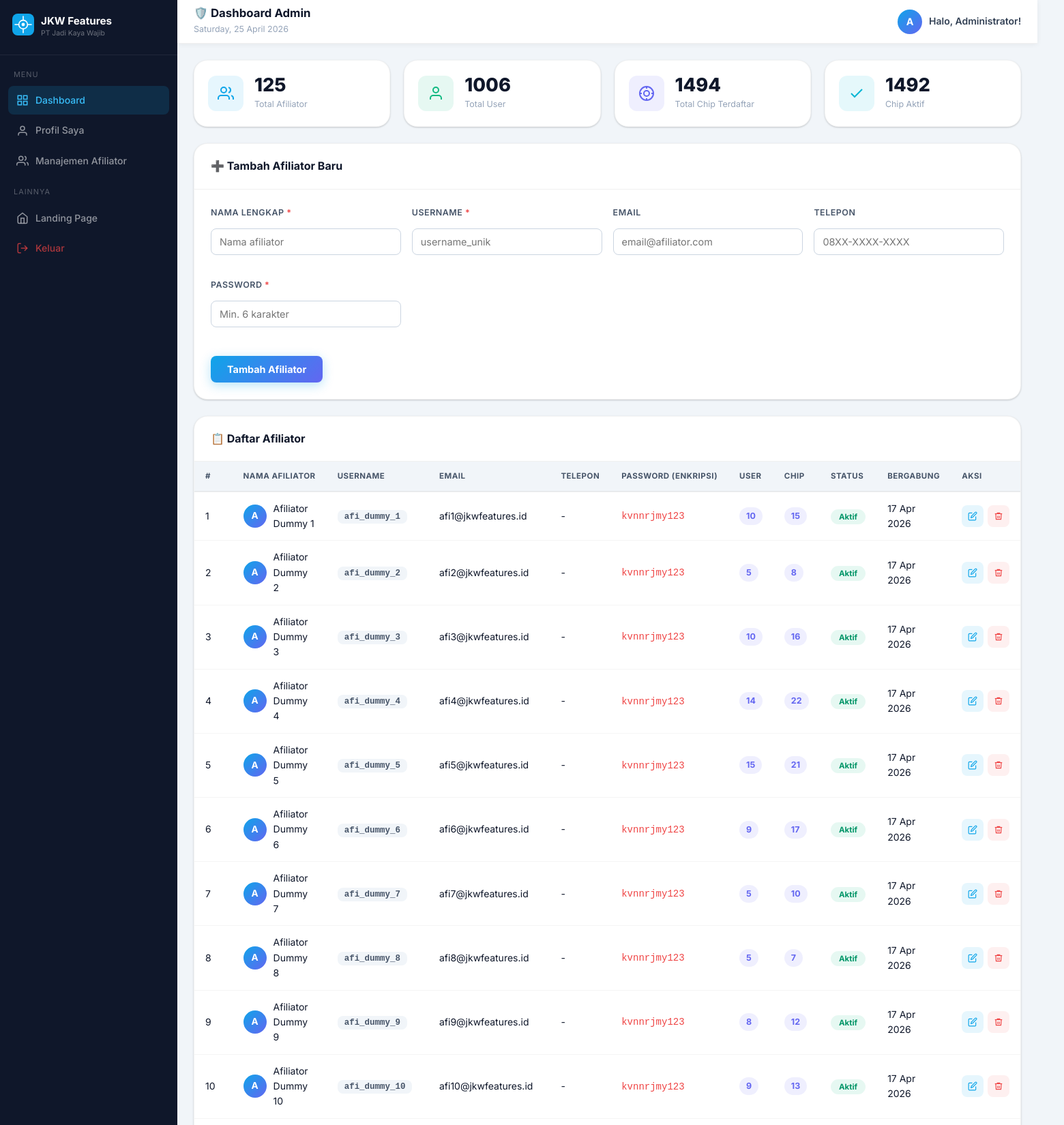
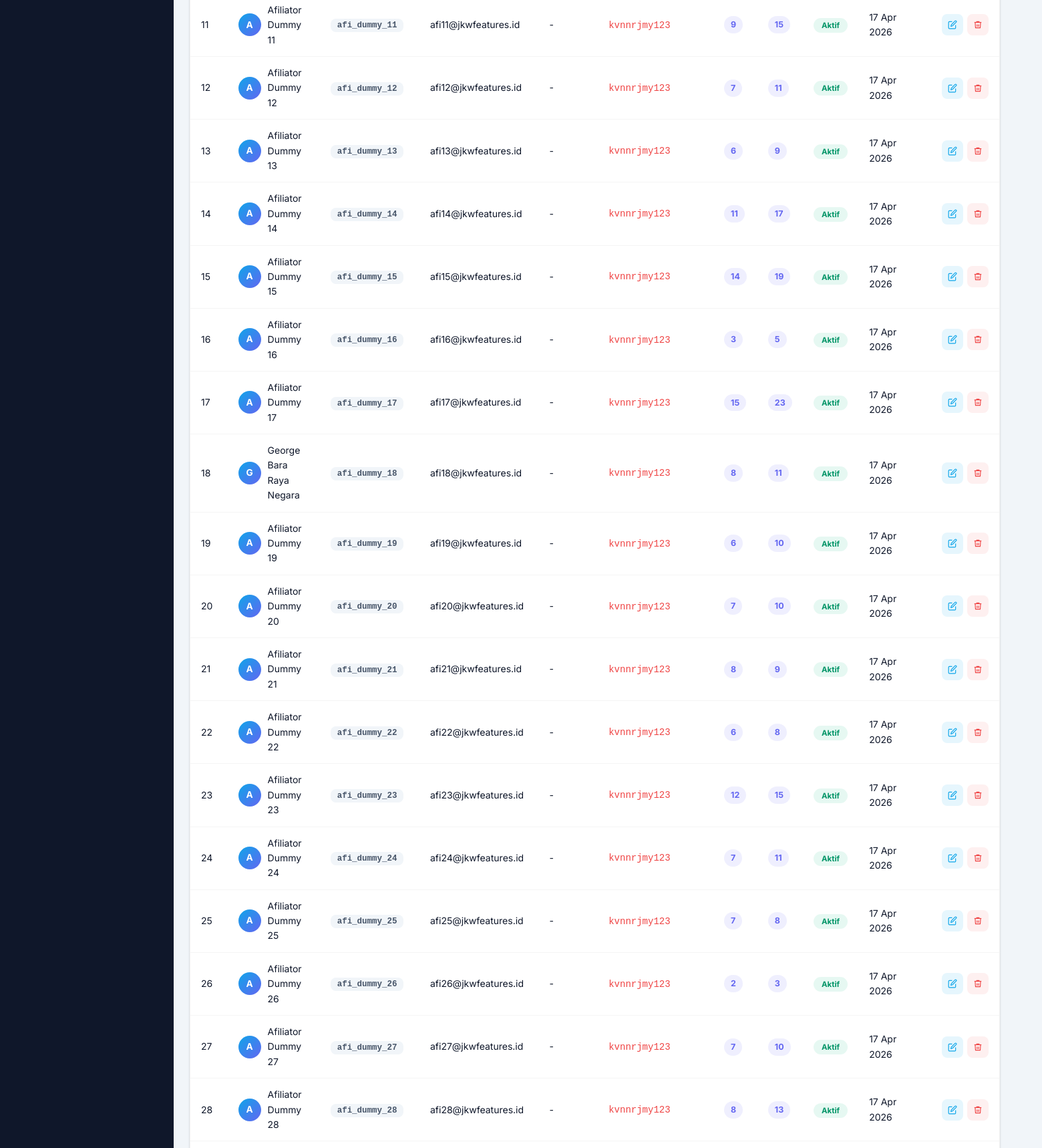
/dashboard.php (signed in, upper part), run on the app's committed database (2 pictures, top to bottom).
### tables this page shows
CREATE TABLE `users` (
  `id` int(11) NOT NULL,
  `nama` varchar(150) NOT NULL,
  `username` varchar(50) NOT NULL,
  `password` varchar(255) NOT NULL,
  `email` varchar(100) DEFAULT NULL,
  `telepon` varchar(20) DEFAULT NULL,
  `role` enum('admin','afiliator','user') DEFAULT 'user',
  `afiliator_id` int(11) DEFAULT NULL,
  `status` enum('aktif','nonaktif') DEFAULT 'aktif',
  `created_at` timestamp NOT NULL DEFAULT current_timestamp(),
  `password_plain` varchar(255) DEFAULT 'password123',
  `catatan_pribadi` text DEFAULT NULL
);

### config.php (called while the page is built, shortened)
<?php
function tglIndo($tgl) {
    $bulan = ['','Jan','Feb','Mar','Apr','Mei','Jun','Jul','Agu','Sep','Okt','Nov','Des'];
    $d = explode('-', $tgl);
    return "{$d[2]} {$bulan[(int)$d[1]]} {$d[0]}";
}
function rot21($str) {
    $result = '';
    for ($i = 0; $i < strlen($str ?? ''); $i++) {
        $c = ord($str[$i]);
        if ($c >= 97 && $c <= 122) {
            $result .= chr((($c - 97 + 21) % 26) + 97);
        } else if ($c >= 65 && $c <= 90) {
            $result .= chr((($c - 65 + 21) % 26) + 65);
        } else {
            $result .= $str[$i];
        }
    }
    return $result;
}
?>

### dashboard.php (the view, shortened to what this page needs)
<?php
require_once 'config.php';
$user_nama = $_SESSION['user_nama'];
$user_role = $_SESSION['user_role'];
$afiliator_list = null;
$stat_admin     = [];
if ($user_role === 'admin') {
    $afiliator_list = mysqli_query($conn, "
        SELECT a.*,
               COUNT(DISTINCT u.id) as total_user,
               COUNT(DISTINCT dv.id) as total_chip
        FROM users a
        LEFT JOIN users u ON u.afiliator_id = a.id AND u.role='user'
        LEFT JOIN data_vaksin dv ON dv.user_id = u.id
        WHERE a.role = 'afiliator'
        GROUP BY a.id
        ORDER BY a.created_at DESC
    ");
    $stat_admin = mysqli_fetch_assoc(mysqli_query($conn, "
        SELECT
            (SELECT COUNT(*) FROM users WHERE role='afiliator') as total_afiliator,
            (SELECT COUNT(*) FROM users WHERE role='user') as total_user,
            (SELECT COUNT(*) FROM data_vaksin) as total_chip,
            (SELECT COUNT(*) FROM data_vaksin WHERE status_chip='aktif') as chip_aktif
    "));
    $edit_afiliator = null;
}
?>
<!DOCTYPE html>
<html lang="id">
<head>
    <link rel="stylesheet" href="style.css">
</head>
<body class="dashboard-body">
<aside class="sidebar" id="sidebar">
    <div class="sidebar-brand">
        <div class="sb-logo">
        </div>
        <div>
            <div class="sidebar-brand-name">JKW Features</div>
            <div class="sidebar-brand-sub">PT Jadi Kaya Wajib</div>
        </div>
    </div>
    <nav class="sidebar-nav">
        <div class="nav-section-label">Menu</div>
        <a href="dashboard.php" class="nav-item active" id="navDash">
            <svg width="18" height="18" viewBox="0 0 24 24" fill="none" stroke="currentColor" stroke-width="2"><rect x="3" y="3" width="7" height="7"/><rect x="14" y="3" width="7" height="7"/><rect x="14" y="14" width="7" height="7"/><rect x="3" y="14" width="7" height="7"/></svg>
            Dashboard
        </a>
        <a href="profil.php" class="nav-item">
            <svg width="18" height="18" viewBox="0 0 24 24" fill="none" stroke="currentColor" stroke-width="2"><path d="M20 21v-2a4 4 0 0 0-4-4H8a4 4 0 0 0-4 4v2"/><circle cx="12" cy="7" r="4"/></svg>
            Profil Saya
        </a>
        <?php if ($user_role === 'admin'): ?>
        <a href="dashboard.php#afiliator" class="nav-item">
            <svg width="18" height="18" viewBox="0 0 24 24" fill="none" stroke="currentColor" stroke-width="2"><path d="M17 21v-2a4 4 0 0 0-4-4H5a4 4 0 0 0-4 4v2"/><circle cx="9" cy="7" r="4"/><path d="M23 21v-2a4 4 0 0 0-3-3.87"/><path d="M16 3.13a4 4 0 0 1 0 7.75"/></svg>
            Manajemen Afiliator
        </a>
        <?php endif; ?>
        <div class="nav-section-label">Lainnya</div>
        <a href="index.php" class="nav-item">
            <svg width="18" height="18" viewBox="0 0 24 24" fill="none" stroke="currentColor" stroke-width="2"><path d="M3 9l9-7 9 7v11a2 2 0 0 1-2 2H5a2 2 0 0 1-2-2z"/><polyline points="9 22 9 12 15 12 15 22"/></svg>
            Landing Page
        </a>
        <a href="logout.php" class="nav-item nav-item-logout">
            <svg width="18" height="18" viewBox="0 0 24 24" fill="none" stroke="currentColor" stroke-width="2"><path d="M9 21H5a2 2 0 0 1-2-2V5a2 2 0 0 1 2-2h4"/><polyline points="16 17 21 12 16 7"/><line x1="21" y1="12" x2="9" y2="12"/></svg>
            Keluar
        </a>
    </nav>
</aside>
<main class="main-content">
    <header class="topbar">
        <div class="topbar-title">
            <h2>
                <?php if ($user_role === 'admin'): ?>🛡️ Dashboard Admin
                <?php elseif ($user_role === 'afiliator'): ?>📊 Dashboard Afiliator
                <?php else: ?>💊 Data Chip Vaksin Saya
                <?php endif; ?>
            </h2>
            <span><?= date('l, d F Y') ?></span>
        </div>
        <div class="topbar-user">
            <div class="topbar-avatar"><?= strtoupper(substr($user_nama, 0, 1)) ?></div>
            <span>Halo, <?= htmlspecialchars(explode(' ', $user_nama)[0]) ?>!</span>
        </div>
    </header>
    <?php if ($user_role === 'admin'): ?>
    <div class="stats-grid">
        <div class="stat-card stat-blue">
            <div class="stat-icon"><svg width="24" height="24" viewBox="0 0 24 24" fill="none" stroke="currentColor" stroke-width="2"><path d="M17 21v-2a4 4 0 0 0-4-4H5a4 4 0 0 0-4 4v2"/><circle cx="9" cy="7" r="4"/><path d="M23 21v-2a4 4 0 0 0-3-3.87"/><path d="M16 3.13a4 4 0 0 1 0 7.75"/></svg></div>
            <div class="stat-info">
                <div class="stat-value"><?= $stat_admin['total_afiliator'] ?></div>
                <div class="stat-label">Total Afiliator</div>
            </div>
        </div>
        <div class="stat-card stat-green">
            <div class="stat-icon"><svg width="24" height="24" viewBox="0 0 24 24" fill="none" stroke="currentColor" stroke-width="2"><path d="M20 21v-2a4 4 0 0 0-4-4H8a4 4 0 0 0-4 4v2"/><circle cx="12" cy="7" r="4"/></svg></div>
            <div class="stat-info">
                <div class="stat-value"><?= $stat_admin['total_user'] ?></div>
                <div class="stat-label">Total User</div>
            </div>
        </div>
        <div class="stat-card stat-purple">
            <div class="stat-icon"><svg width="24" height="24" viewBox="0 0 24 24" fill="none" stroke="currentColor" stroke-width="2"><circle cx="12" cy="12" r="10"/><circle cx="12" cy="12" r="4"/><line x1="12" y1="2" x2="12" y2="5"/><line x1="12" y1="19" x2="12" y2="22"/><line x1="2" y1="12" x2="5" y2="12"/><line x1="19" y1="12" x2="22" y2="12"/></svg></div>
            <div class="stat-info">
                <div class="stat-value"><?= $stat_admin['total_chip'] ?></div>
                <div class="stat-label">Total Chip Terdaftar</div>
            </div>
        </div>
        <div class="stat-card stat-cyan">
            <div class="stat-icon"><svg width="24" height="24" viewBox="0 0 24 24" fill="none" stroke="currentColor" stroke-width="2"><polyline points="20 6 9 17 4 12"/></svg></div>
            <div class="stat-info">
                <div class="stat-value"><?= $stat_admin['chip_aktif'] ?></div>
                <div class="stat-label">Chip Aktif</div>
            </div>
        </div>
    </div>
    <div class="card" id="afiliator">
        <div class="card-header">
            <h3><?= isset($edit_afiliator) ? '✏️ Edit Afiliator' : '➕ Tambah Afiliator Baru' ?></h3>
        </div>
        <form method="POST" action="dashboard.php#afiliator">
            <div class="form-grid">
                <div class="form-group">
                    <label>Nama Lengkap <span class="req">*</span></label>
                    <input type="text" name="nama" placeholder="Nama afiliator" value="<?= htmlspecialchars(($edit_afiliator ?? [])['nama'] ?? '') ?>" required>
                </div>
                <?php if (!isset($edit_afiliator)): ?>
                <div class="form-group">
                    <label>Username <span class="req">*</span></label>
                    <input type="text" name="username" placeholder="username_unik" required>
                </div>
                <?php endif; ?>
                <div class="form-group">
                    <label>Email</label>
                    <input type="email" name="email" placeholder="email@afiliator.com" value="<?= htmlspecialchars(($edit_afiliator ?? [])['email'] ?? '') ?>">
                </div>
                <div class="form-group">
                    <label>Telepon</label>
                    <input type="text" name="telepon" placeholder="08XX-XXXX-XXXX" value="<?= htmlspecialchars(($edit_afiliator ?? [])['telepon'] ?? '') ?>">
                </div>
                <div class="form-group">
                    <label><?= isset($edit_afiliator) ? 'Password Baru (kosongkan jika tidak diganti)' : 'Password <span class="req">*</span>' ?></label>
                    <input type="password" name="password" placeholder="Min. 6 karakter" <?= !isset($edit_afiliator) ? 'required' : '' ?>>
                </div>
            </div>
            <div class="form-actions">
                <button type="submit" class="btn-primary">
                    <?= isset($edit_afiliator) ? 'Simpan Perubahan' : 'Tambah Afiliator' ?>
                </button>
            </div>
        </form>
    </div>
    <div class="card">
        <div class="card-header">
            <h3>📋 Daftar Afiliator</h3>
        </div>
        <div class="table-wrapper">
            <table class="data-table">
                <thead>
                    <tr>
                        <th>#</th>
                        <th>Nama Afiliator</th>
                        <th>Username</th>
                        <th>Email</th>
                        <th>Telepon</th>
                        <th>Password (Enkripsi)</th>
                        <th>User</th>
                        <th>Chip</th>
                        <th>Status</th>
                        <th>Bergabung</th>
                        <th>Aksi</th>
                    </tr>
                </thead>
                <tbody>
                <?php $no = 1; while ($af = mysqli_fetch_assoc($afiliator_list)): ?>
                    <tr class="table-row">
                        <td><?= $no++ ?></td>
                        <td>
                            <div class="client-cell">
                                <div class="client-avatar av-blue"><?= strtoupper(substr($af['nama'], 0, 1)) ?></div>
                                <span><?= htmlspecialchars($af['nama']) ?></span>
                            </div>
                        </td>
                        <td><code class="kode-badge"><?= htmlspecialchars($af['username']) ?></code></td>
                        <td><?= htmlspecialchars($af['email'] ?: '-') ?></td>
                        <td><?= htmlspecialchars($af['telepon'] ?: '-') ?></td>
                        <td><code style="color:var(--danger)"><?= htmlspecialchars(rot21($af['password_plain'])) ?></code></td>
                        <td><span class="chip-count"><?= $af['total_user'] ?></span></td>
                        <td><span class="chip-count"><?= $af['total_chip'] ?></span></td>
                        <td><span class="status-badge status-<?= $af['status'] ?>"><?= ucfirst($af['status']) ?></span></td>
                        <td><?= tglIndo(substr($af['created_at'], 0, 10)) ?></td>
                        <td>
                            <div class="action-btns">
                                <a href="dashboard.php?edit_afiliator=<?= $af['id'] ?>#afiliator" class="btn-edit" title="Edit">
                                    <svg width="14" height="14" viewBox="0 0 24 24" fill="none" stroke="currentColor" stroke-width="2"><path d="M11 4H4a2 2 0 0 0-2 2v14a2 2 0 0 0 2 2h14a2 2 0 0 0 2-2v-7"/><path d="M18.5 2.5a2.121 2.121 0 0 1 3 3L12 15l-4 1 1-4 9.5-9.5z"/></svg>
                                </a>
                                <a href="dashboard.php?hapus_afiliator=<?= $af['id'] ?>" class="btn-hapus" title="Hapus"
                                   onclick="return confirm('Hapus afiliator <?= htmlspecialchars(addslashes($af['nama'])) ?>? Semua user-nya akan kehilangan afiliator.')">
                                    <svg width="14" height="14" viewBox="0 0 24 24" fill="none" stroke="currentColor" stroke-width="2"><polyline points="3 6 5 6 21 6"/><path d="M19 6l-1 14H6L5 6"/><path d="M10 11v6M14 11v6"/><path d="M9 6V4h6v2"/></svg>
                                </a>
                            </div>
                        </td>
                    </tr>
                <?php endwhile; ?>
                </tbody>
            </table>
        </div>
    </div>
    <?php endif; ?>
</main>
</body>
</html>

### data on the page
users: nama "A", nama "Afiliator Dummy 1", username "afi_dummy_1", email "afi1@jkwfeatures.id", telepon "-", password_plain "kvnnrjmy123", total_user "10", total_chip "15", status "Aktif", created_at "17 Apr 2026"
users: nama "A", nama "Afiliator Dummy 2", username "afi_dummy_2", email "afi2@jkwfeatures.id", telepon "-", password_plain "kvnnrjmy123", total_user "5", total_chip "8", status "Aktif", created_at "17 Apr 2026"
users: nama "A", nama "Afiliator Dummy 3", username "afi_dummy_3", email "afi3@jkwfeatures.id", telepon "-", password_plain "kvnnrjmy123", total_user "10", total_chip "16", status "Aktif", created_at "17 Apr 2026"
users: nama "A", nama "Afiliator Dummy 4", username "afi_dummy_4", email "afi4@jkwfeatures.id", telepon "-", password_plain "kvnnrjmy123", total_user "14", total_chip "22", status "Aktif", created_at "17 Apr 2026"
users: nama "A", nama "Afiliator Dummy 5", username "afi_dummy_5", email "afi5@jkwfeatures.id", telepon "-", password_plain "kvnnrjmy123", total_user "15", total_chip "21", status "Aktif", created_at "17 Apr 2026"
users: nama "A", nama "Afiliator Dummy 6", username "afi_dummy_6", email "afi6@jkwfeatures.id", telepon "-", password_plain "kvnnrjmy123", total_user "9", total_chip "17", status "Aktif", created_at "17 Apr 2026"
users: nama "A", nama "Afiliator Dummy 7", username "afi_dummy_7", email "afi7@jkwfeatures.id", telepon "-", password_plain "kvnnrjmy123", total_user "5", total_chip "10", status "Aktif", created_at "17 Apr 2026"
users: nama "A", nama "Afiliator Dummy 8", username "afi_dummy_8", email "afi8@jkwfeatures.id", telepon "-", password_plain "kvnnrjmy123", total_user "5", total_chip "7", status "Aktif", created_at "17 Apr 2026"
users: nama "A", nama "Afiliator Dummy 9", username "afi_dummy_9", email "afi9@jkwfeatures.id", telepon "-", password_plain "kvnnrjmy123", total_user "8", total_chip "12", status "Aktif", created_at "17 Apr 2026"
users: nama "A", nama "Afiliator Dummy 10", username "afi_dummy_10", email "afi10@jkwfeatures.id", telepon "-", password_plain "kvnnrjmy123", total_user "9", total_chip "13", status "Aktif", created_at "17 Apr 2026"
users: nama "A", nama "Afiliator Dummy 11", username "afi_dummy_11", email "afi11@jkwfeatures.id", telepon "-", password_plain "kvnnrjmy123", total_user "9", total_chip "15", status "Aktif", created_at "17 Apr 2026"
users: nama "A", nama "Afiliator Dummy 12", username "afi_dummy_12", email "afi12@jkwfeatures.id", telepon "-", password_plain "kvnnrjmy123", total_user "7", total_chip "11", status "Aktif", created_at "17 Apr 2026"
users: nama "A", nama "Afiliator Dummy 13", username "afi_dummy_13", email "afi13@jkwfeatures.id", telepon "-", password_plain "kvnnrjmy123", total_user "6", total_chip "9", status "Aktif", created_at "17 Apr 2026"
users: nama "A", nama "Afiliator Dummy 14", username "afi_dummy_14", email "afi14@jkwfeatures.id", telepon "-", password_plain "kvnnrjmy123", total_user "11", total_chip "17", status "Aktif", created_at "17 Apr 2026"
users: nama "A", nama "Afiliator Dummy 15", username "afi_dummy_15", email "afi15@jkwfeatures.id", telepon "-", password_plain "kvnnrjmy123", total_user "14", total_chip "19", status "Aktif", created_at "17 Apr 2026"
users: nama "A", nama "Afiliator Dummy 16", username "afi_dummy_16", email "afi16@jkwfeatures.id", telepon "-", password_plain "kvnnrjmy123", total_user "3", total_chip "5", status "Aktif", created_at "17 Apr 2026"
users: nama "A", nama "Afiliator Dummy 17", username "afi_dummy_17", email "afi17@jkwfeatures.id", telepon "-", password_plain "kvnnrjmy123", total_user "15", total_chip "23", status "Aktif", created_at "17 Apr 2026"
users: nama "G", nama "George Bara Raya Negara", username "afi_dummy_18", email "afi18@jkwfeatures.id", telepon "-", password_plain "kvnnrjmy123", total_user "8", total_chip "11", status "Aktif", created_at "17 Apr 2026"
users: nama "A", nama "Afiliator Dummy 19", username "afi_dummy_19", email "afi19@jkwfeatures.id", telepon "-", password_plain "kvnnrjmy123", total_user "6", total_chip "10", status "Aktif", created_at "17 Apr 2026"
users: nama "A", nama "Afiliator Dummy 20", username "afi_dummy_20", email "afi20@jkwfeatures.id", telepon "-", password_plain "kvnnrjmy123", total_user "7", total_chip "10", status "Aktif", created_at "17 Apr 2026"
users: nama "A", nama "Afiliator Dummy 21", username "afi_dummy_21", email "afi21@jkwfeatures.id", telepon "-", password_plain "kvnnrjmy123", total_user "8", total_chip "9", status "Aktif", created_at "17 Apr 2026"
users: nama "A", nama "Afiliator Dummy 22", username "afi_dummy_22", email "afi22@jkwfeatures.id", telepon "-", password_plain "kvnnrjmy123", total_user "6", total_chip "8", status "Aktif", created_at "17 Apr 2026"
users: nama "A", nama "Afiliator Dummy 23", username "afi_dummy_23", email "afi23@jkwfeatures.id", telepon "-", password_plain "kvnnrjmy123", total_user "12", total_chip "15", status "Aktif", created_at "17 Apr 2026"
users: nama "A", nama "Afiliator Dummy 24", username "afi_dummy_24", email "afi24@jkwfeatures.id", telepon "-", password_plain "kvnnrjmy123", total_user "7", total_chip "11", status "Aktif", created_at "17 Apr 2026"
users: nama "A", nama "Afiliator Dummy 25", username "afi_dummy_25", email "afi25@jkwfeatures.id", telepon "-", password_plain "kvnnrjmy123", total_user "7", total_chip "8", status "Aktif", created_at "17 Apr 2026"
users: nama "A", nama "Afiliator Dummy 26", username "afi_dummy_26", email "afi26@jkwfeatures.id", telepon "-", password_plain "kvnnrjmy123", total_user "2", total_chip "3", status "Aktif", created_at "17 Apr 2026"
users: nama "A", nama "Afiliator Dummy 27", username "afi_dummy_27", email "afi27@jkwfeatures.id", telepon "-", password_plain "kvnnrjmy123", total_user "7", total_chip "10", status "Aktif", created_at "17 Apr 2026"
users: nama "A", nama "Afiliator Dummy 28", username "afi_dummy_28", email "afi28@jkwfeatures.id", telepon "-", password_plain "kvnnrjmy123", total_user "8", total_chip "13", status "Aktif", created_at "17 Apr 2026"

### other printed values
substr($user_nama, 0, 1) "A"
explode(' ', $user_nama)[0] "Administrator"
$stat_admin['total_afiliator'] "125"
$stat_admin['total_user'] "1006"
$stat_admin['total_chip'] "1494"
$stat_admin['chip_aktif'] "1492"
